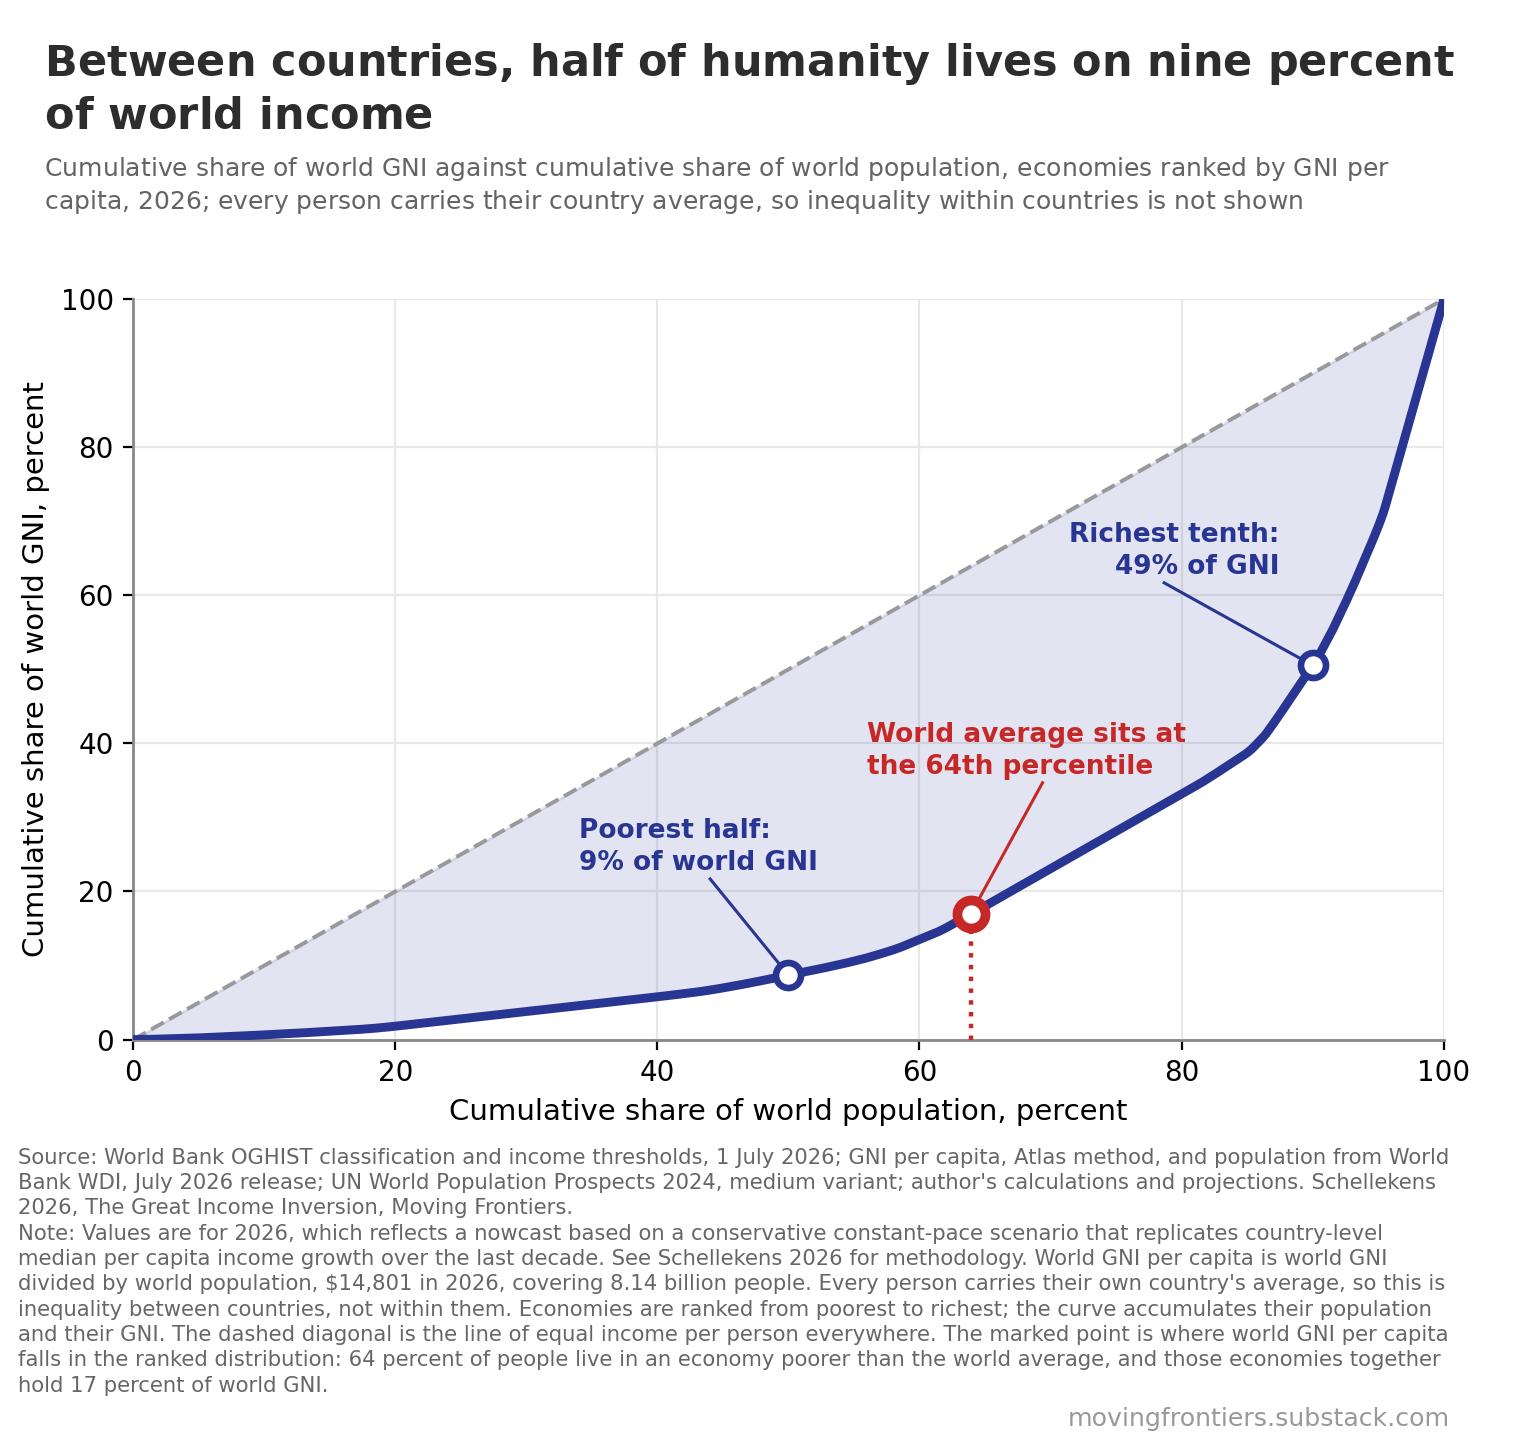

Reproduce this figure in Python.
"""Chart 3: concentration curve of world GNI across people.

Self-sufficient: the data this chart consumes are embedded below, frozen at the
July 2026 vintage. No external files, downloads or network access. Writes the png
of the same name. Run from any directory:  python3 chart-3-concentration-curve-build.py
Requires Python 3 with numpy, matplotlib and Pillow.
"""
# ------------------------------------------------------------------ provenance
# Embedded data, frozen 29 August 2026 from the chart csv of the replication
# bundle for "If the World Were a Country, It Would Be a Very Strange One"
# (https://movingfrontiers.substack.com/p/the-world-turns-rich-this-year).
# Upstream sources: World Bank OGHIST classification and income thresholds,
# release of 1 July 2026; World Bank WDI, GNI per capita, Atlas method
# (NY.GNP.PCAP.CD) and population (SP.POP.TOTL), July 2026 release; UN World
# Population Prospects 2024, medium variant.
# Values for 2026 onward are not raw source data: they are the author's
# nowcast and projection (conservative constant-pace scenario), carried from
# the projection workbook into the bundle csv and frozen here.
# Do not replace the embedded table with a live download or API call: the
# output is pinned to this vintage and must keep running offline.
# The shared helper functions and the caption texts are duplicated verbatim
# across the five chart scripts of this folder; the duplication is deliberate
# so each file stays single-file self-sufficient.
# The caption's world GNI per capita of $14,801 is derived upstream (world GNI
# over world population) and cannot be recomputed from the shares embedded
# here; the 8.14 billion population total can be, and is asserted below.
import os
import numpy as np
import matplotlib; matplotlib.use('Agg')
import matplotlib.pyplot as plt
from PIL import Image, ImageDraw, ImageFont

RED='#C62828'; AMBER='#F9A825'; AMBERTXT='#B8860B'; INDIGO='#283593'; INK='#141414'

SRC=("Source: World Bank OGHIST classification and income thresholds, 1 July 2026; GNI per capita, Atlas method, and population from "
"World Bank WDI, July 2026 release; UN World Population Prospects 2024, medium variant; author's calculations and projections. "
"Schellekens 2026, The Great Income Inversion, Moving Frontiers." + chr(10))
PROJ=("Note: Values are for 2026, which reflects a nowcast based on a conservative constant-pace scenario that replicates country-level "
"median per capita income growth over the last decade. See Schellekens 2026 for methodology. ")
CAVEAT=("World GNI per capita is world GNI divided by world population, $14,801 in 2026, covering 8.14 billion people. Every person "
"carries their own country's average, so this is inequality between countries, not within them. ")

def frame(figsize):
    plt.rcParams.update({'font.family':'DejaVu Sans','font.size':13,'axes.edgecolor':'#888',
     'axes.linewidth':1.0,'figure.facecolor':'white','xtick.labelsize':10,'ytick.labelsize':10})
    fig,ax=plt.subplots(figsize=figsize,dpi=200)
    ax.grid(axis='y',color='#E8E8E8',lw=0.8,zorder=0); ax.set_axisbelow(True)
    ax.spines['top'].set_visible(False); ax.spines['right'].set_visible(False)
    return fig,ax

# ---------------------------------------------------------------- shared helpers
def caption(fig, ax, cap, fs, url_on_last_line, gap_lines=2.0, use_xlabel=False):
    """Moving Frontiers caption block. The watermark either sits on the baseline of
    the last note line, or on its own line below it."""
    fig.canvas.draw(); r=fig.canvas.get_renderer()
    Wpx=fig.get_figwidth()*fig.dpi
    bots=[t.get_window_extent(r).y0 for t in ax.get_xticklabels() if t.get_text()]
    if use_xlabel and ax.xaxis.label.get_text():
        bots.append(ax.xaxis.label.get_window_extent(r).y0)
    xb=fig.transFigure.inverted().transform((0,min(bots)))[1]
    for lg in fig.legends:
        lb=lg.get_window_extent(r).transformed(fig.transFigure.inverted())
        if lb.y1<xb: xb=min(xb,lb.y0)
    LH=fs*1.2/(72*fig.get_figheight())
    pr=fig.text(0,0,'0',fontsize=fs); fig.canvas.draw()
    CW=pr.get_window_extent(fig.canvas.get_renderer()).width/Wpx; pr.remove()
    def w(t,size=fs):
        tt=fig.text(0,0,t,fontsize=size); fig.canvas.draw()
        v=tt.get_window_extent(fig.canvas.get_renderer()).width/Wpx; tt.remove(); return v
    URL='movingfrontiers.substack.com'; UFS=fs*1.2
    x0=0.012; right=1.0-70.0/Wpx
    full=right-x0
    lastmax=right-w(URL,UFS)-2.0*CW-x0 if url_on_last_line else full
    lines=[]
    for para in cap.split(chr(10)):
        cur=''
        for word in para.split():
            z=(cur+' '+word).strip()
            if w(z)<=full or not cur: cur=z
            else: lines.append(cur); cur=word
        lines.append(cur)
    if url_on_last_line:
        for _ in range(400):
            if w(lines[-1])>lastmax and ' ' in lines[-1]:
                h,_,t=lines[-1].rpartition(' '); lines[-1]=h; lines.append(t); continue
            if len(lines)>=2 and w(lines[-2])>lastmax and ' ' in lines[-2]:
                h,_,t=lines[-2].rpartition(' ')
                lines[-2]=h; lines[-1]=(t+' '+lines[-1]).strip(); continue
            break
        if len(lines)>=2:
            while ' ' in lines[-2]:
                h,_,t=lines[-2].rpartition(' ')
                cand=(t+' '+lines[-1]).strip()
                if w(cand)>lastmax: break
                if abs(w(cand)-w(h))>=abs(w(lines[-1])-w(lines[-2])): break
                lines[-2]=h; lines[-1]=cand
    top=xb-gap_lines*LH
    objs=[fig.text(x0,top-i*LH,ln,fontsize=fs,color='#666',va='top') for i,ln in enumerate(lines)]
    fig.canvas.draw(); r2=fig.canvas.get_renderer()
    lb=objs[-1].get_window_extent(r2).transformed(fig.transFigure.inverted())
    if url_on_last_line:
        fig.text(right,lb.y0,URL,ha='right',va='bottom',fontsize=UFS,color='#999')
        assert lb.y0>0.004,'caption runs off the canvas'
    else:
        fig.text(right,lb.y0-0.45*LH,URL,ha='right',va='top',fontsize=UFS,color='#999')
        assert lb.y0-0.45*LH>0.004,'caption runs off the canvas'
    print('  caption %d lines'%len(lines))

def title_band(path, title, sub, title_frac, sub_frac):
    """Composite the title and subtitle above the rendered figure with PIL, after
    cropping the figure to its ink, so a two-line title never squeezes the plot."""
    _ttf=os.path.join(matplotlib.get_data_path(),'fonts','ttf')
    FB=os.path.join(_ttf,'DejaVuSans-Bold.ttf')
    FR=os.path.join(_ttf,'DejaVuSans.ttf')
    if not os.path.isfile(FB): FB='/usr/share/fonts/truetype/dejavu/DejaVuSans-Bold.ttf'
    if not os.path.isfile(FR): FR='/usr/share/fonts/truetype/dejavu/DejaVuSans.ttf'
    assert os.path.isfile(FB) and os.path.isfile(FR), 'DejaVu Sans fonts not found in the matplotlib bundle or the system path'
    im=Image.open(path).convert('RGB')
    a=np.array(im.convert('L')); rr=np.where((a<250).sum(axis=1)>0)[0]
    im=im.crop((0,0,im.size[0],min(im.size[1],int(rr.max())+10)))
    W,H=im.size
    fs=int(W*title_frac); f1=ImageFont.truetype(FB,fs)
    fss=int(W*sub_frac);  f2=ImageFont.truetype(FR,fss)
    dd=ImageDraw.Draw(im); M=int(W*0.03); LIM=W-2*M
    def wrap(t,f):
        o=[];cur=''
        for x in t.split():
            z=(cur+' '+x).strip()
            if dd.textlength(z,font=f)<=LIM: cur=z
            else: o.append(cur); cur=x
        o.append(cur); return o
    tl=wrap(title,f1); sl=wrap(sub,f2)
    lh=int(fs*1.25); lhs=int(fss*1.35)
    bh=int(fs*0.85)+lh*len(tl)+int(fss*0.55)+lhs*len(sl)+int(fs*0.22)
    cv=Image.new('RGB',(W,H+bh),'white'); cv.paste(im,(0,bh))
    dr=ImageDraw.Draw(cv); y=int(fs*0.85)
    for ln in tl: dr.text((M,y),ln,font=f1,fill=(45,45,45)); y+=lh
    y+=int(fss*0.4)
    for ln in sl: dr.text((M,y),ln,font=f2,fill=(100,100,100)); y+=lhs
    cv.save(path,optimize=True)
    print('  wrote %s  %dx%d'%(path,cv.size[0],cv.size[1]))

# --------------------------------------------- embedded data (see provenance)
DATA=(  # (cum_pop_share_pct, cum_gni_share_pct, population_millions, at_or_below_world_average), csv row order = rank poorest to richest
(0.181,0.003,14.729,True),
(0.7346,0.0177,45.047,True),
(1.1466,0.0338,33.522,True),
(1.2166,0.0365,5.699,True),
(1.6669,0.0542,36.64,True),
(1.9469,0.0658,22.786,True),
(2.1965,0.0769,20.306,True),
(3.6276,0.1496,116.452,True),
(3.9818,0.1681,28.815,True),
(4.0923,0.1743,8.997,True),
(4.1643,0.1785,5.854,True),
(4.8191,0.2188,53.283,True),
(4.8545,0.2212,2.884,True),
(5.1195,0.2387,21.56,True),
(5.4218,0.2593,24.602,True),
(5.7405,0.284,25.932,True),
(5.7688,0.2862,2.298,True),
(6.4172,0.3373,52.761,True),
(8.1242,0.4725,138.902,True),
(8.3072,0.4875,14.89,True),
(8.584,0.5103,22.522,True),
(8.6134,0.5128,2.389,True),
(9.5051,0.5912,72.564,True),
(10.1833,0.6525,55.185,True),
(13.1627,0.9296,242.432,True),
(13.2706,0.9399,8.777,True),
(13.2882,0.9417,1.437,True),
(16.4749,1.2785,259.3,True),
(16.839,1.3192,29.629,True),
(17.0255,1.3401,15.17,True),
(17.2635,1.3694,19.367,True),
(17.4533,1.3933,15.442,True),
(17.8298,1.4415,30.641,True),
(17.8409,1.443,0.899,True),
(17.8514,1.4444,0.858,True),
(17.9994,1.4649,12.038,True),
(18.1343,1.4846,10.979,True),
(18.2323,1.4991,7.974,True),
(18.2994,1.5095,5.461,True),
(18.381,1.5222,6.638,True),
(19.1016,1.6353,58.636,True),
(19.5403,1.7155,35.698,True),
(19.7526,1.7565,17.274,True),
(20.2468,1.8532,40.215,True),
(20.6584,1.9337,33.494,True),
(20.793,1.9603,10.948,True),
(38.94,5.5622,1476.626,True),
(39.1619,5.6065,18.051,True),
(39.2491,5.6239,7.097,True),
(39.3406,5.6425,7.449,True),
(41.5259,6.0932,177.818,True),
(43.0019,6.4223,120.101,True),
(43.0697,6.4377,5.514,True),
(43.2071,6.4697,11.185,True),
(43.2796,6.4874,5.897,True),
(43.2952,6.4914,1.27,True),
(43.7588,6.6131,37.724,True),
(44.1107,6.706,28.634,True),
(44.1137,6.7069,0.245,True),
(44.1154,6.7073,0.138,True),
(44.1302,6.7115,1.199,True),
(44.2828,6.7564,12.415,True),
(44.3215,6.7679,3.153,True),
(44.7979,6.9111,38.762,True),
(44.8077,6.9141,0.802,True),
(44.8119,6.9155,0.343,True),
(44.9686,6.9649,12.749,True),
(46.1136,7.3291,93.168,True),
(46.3824,7.4163,21.867,True),
(46.3838,7.4167,0.114,True),
(47.8305,7.9124,117.724,True),
(49.0863,8.3617,102.177,True),
(52.6243,9.6442,287.887,True),
(52.7667,9.696,11.59,True),
(52.8452,9.726,6.391,True),
(53.4352,9.9557,48.007,True),
(53.4379,9.9567,0.221,True),
(53.9238,10.1496,39.536,True),
(54.5141,10.3866,48.028,True),
(54.5384,10.3964,1.984,True),
(54.545,10.3991,0.53,True),
(54.5529,10.4024,0.645,True),
(55.3573,10.7474,65.453,True),
(55.4523,10.7886,7.737,True),
(55.4639,10.7936,0.937,True),
(55.5082,10.8136,3.609,True),
(55.7413,10.9196,18.968,True),
(55.8285,10.9602,7.095,True),
(56.0552,11.0675,18.445,True),
(56.0565,11.0682,0.103,True),
(56.1491,11.1141,7.54,True),
(56.1811,11.1306,2.603,True),
(56.3078,11.1966,10.303,True),
(56.313,11.1994,0.429,True),
(57.1925,11.6664,71.56,True),
(57.8553,12.035,53.936,True),
(57.8901,12.0545,2.833,True),
(57.9227,12.0727,2.647,True),
(57.942,12.0838,1.57,True),
(57.9706,12.1008,2.333,True),
(58.3998,12.3589,34.922,True),
(58.4482,12.3909,3.934,True),
(58.5591,12.4645,9.025,True),
(58.5967,12.4895,3.064,True),
(58.619,12.5047,1.811,True),
(58.6191,12.5048,0.009,True),
(58.6195,12.5051,0.035,True),
(58.6578,12.5327,3.114,True),
(61.2824,14.4566,213.563,True),
(61.4251,14.5644,11.61,True),
(61.4259,14.565,0.066,True),
(61.4273,14.5662,0.117,True),
(61.8745,14.9491,36.385,True),
(61.8757,14.9501,0.099,True),
(61.9043,14.9756,2.332,True),
(61.9109,14.9817,0.532,True),
(61.9131,14.9838,0.18,True),
(63.5476,16.5725,132.998,True),
(63.8067,16.8261,21.084,True),
(63.8219,16.8412,1.241,True),
(63.9018,16.9205,6.503,True),
(81.1493,34.3336,1403.424,False),
(81.1569,34.3415,0.617,False),
(81.7222,34.936,46.004,False),
(82.7805,36.1272,86.114,False),
(84.5369,38.1568,142.912,False),
(84.782,38.4449,19.946,False),
(84.7988,38.4663,1.37,False),
(84.8624,38.5473,5.175,False),
(84.9409,38.6483,6.388,False),
(84.9978,38.7254,4.626,False),
(85.0675,38.8206,5.671,False),
(85.069,38.8227,0.125,False),
(85.0692,38.823,0.018,False),
(85.3016,39.1628,18.912,False),
(85.3018,39.163,0.012,False),
(85.3037,39.166,0.156,False),
(85.3072,39.1717,0.283,False),
(85.4235,39.3697,9.468,False),
(85.4651,39.4405,3.383,False),
(85.4663,39.4425,0.095,False),
(85.4669,39.4435,0.047,False),
(85.4894,39.4831,1.83,False),
(85.6168,39.7076,10.37,False),
(85.6641,39.7945,3.85,False),
(86.1084,40.6155,36.151,False),
(86.1746,40.7383,5.391,False),
(86.1781,40.7449,0.283,False),
(86.2171,40.8194,3.172,False),
(86.2372,40.8589,1.632,False),
(86.2475,40.88,0.841,False),
(86.3801,41.1585,10.788,False),
(86.4152,41.236,2.855,False),
(86.4318,41.2739,1.353,False),
(86.5646,41.5867,10.803,False),
(86.5703,41.6004,0.47,False),
(87.0326,42.7478,37.615,False),
(87.0339,42.7511,0.109,False),
(87.0601,42.8168,2.128,False),
(87.0771,42.8595,1.382,False),
(87.6831,44.4191,49.315,False),
(87.6881,44.4321,0.405,False),
(89.1959,48.3863,122.69,False),
(89.8303,50.0595,51.618,False),
(89.8308,50.061,0.047,False),
(89.8314,50.0625,0.044,False),
(90.5527,52.1388,58.696,False),
(90.6135,52.3168,4.94,False),
(90.6206,52.3379,0.584,False),
(90.6865,52.548,5.361,False),
(91.5323,55.3731,68.819,False),
(91.6766,55.8992,11.745,False),
(92.5352,59.1031,69.867,False),
(92.6046,59.3654,5.645,False),
(93.1208,61.3894,42.006,False),
(93.2469,61.8891,10.262,False),
(94.2678,66.1165,83.063,False),
(94.3808,66.5864,9.202,False),
(94.5278,67.197,11.958,False),
(94.6586,67.7606,10.641,False),
(94.7505,68.1663,7.481,False),
(95.0931,69.69,27.873,False),
(95.3166,70.7452,18.188,False),
(95.325,70.7873,0.687,False),
(95.3257,70.7907,0.055,False),
(95.3629,70.9799,3.027,False),
(95.437,71.3737,6.03,False),
(95.5126,71.8055,6.148,False),
(95.5135,71.8112,0.077,False),
(95.5146,71.8173,0.084,False),
(95.5826,72.2338,5.535,False),
(99.8042,98.5961,343.517,False),
(99.8091,98.6276,0.396,False),
(99.8176,98.6838,0.694,False),
(99.887,99.1452,5.641,False),
(99.9992,99.9923,9.133,False),
(100.0,100.0,0.064,False),
)
cw=np.array([0.0]+[t[0] for t in DATA])
cg=np.array([0.0]+[t[1] for t in DATA])
pop=np.array([t[2] for t in DATA])
below=np.array([t[3] for t in DATA])
P=100*pop[below].sum()/pop.sum()
assert round(float(P))==64, 'caption: "64 percent of people live in an economy poorer than the world average"'
assert round(float(np.interp(P,cw,cg)))==17, 'caption: "those economies together hold 17 percent of world GNI"'
assert round(float(np.interp(50,cw,cg)))==9, 'title: "half of humanity lives on nine percent of world income"'
assert round(float(pop.sum())/1000,2)==8.14, 'caption: "covering 8.14 billion people"'
fig,ax=frame((7.6,6.4))
fig.tight_layout(rect=[0.02,0.300,0.99,0.985])
ax.plot([0,100],[0,100],ls='--',lw=1.4,color='#999',zorder=2)
ax.fill_between(cw,cg,cw,color=INDIGO,alpha=0.13,zorder=1)
ax.plot(cw,cg,color=INDIGO,lw=3.2,zorder=5,solid_capstyle='round')
ax.plot([P,P],[0,np.interp(P,cw,cg)],ls=':',lw=1.6,color=RED,zorder=4)
ax.plot([P],[np.interp(P,cw,cg)],'o',mfc='white',mec=RED,mew=2.6,ms=11,zorder=9,clip_on=False)
def note(mx,my,lx,ly,txt,col,ha):
    ax.plot([mx],[my],'o',mfc='white',mec=col,mew=2.4,ms=9,zorder=9)
    t=ax.text(lx,ly,txt,fontsize=9.5,fontweight='bold',color=col,ha=ha,va='center',linespacing=1.3,zorder=10)
    fig.canvas.draw()
    bb=t.get_window_extent(fig.canvas.get_renderer()); inv=ax.transData.inverted()
    (x0,y0)=inv.transform((bb.x0,bb.y0)); (x1,y1)=inv.transform((bb.x1,bb.y1))
    ax.plot([mx,(x0+x1)/2],[my,(y0 if my<(y0+y1)/2 else y1)],color=col,lw=1.1,zorder=8)
note(50,np.interp(50,cw,cg),34,26,'Poorest half:'+chr(10)+'%.0f%% of world GNI'%np.interp(50,cw,cg),INDIGO,'left')
note(P,np.interp(P,cw,cg),56,39,'World average sits at'+chr(10)+'the %.0fth percentile'%P,RED,'left')
note(90,np.interp(90,cw,cg),87.5,66,'Richest tenth:'+chr(10)+'%.0f%% of GNI'%(100-np.interp(90,cw,cg)),INDIGO,'right')
ax.set_xlim(0,100); ax.set_ylim(0,100)
ax.set_xticks(range(0,101,20)); ax.set_yticks(range(0,101,20))
ax.set_xlabel('Cumulative share of world population, percent',fontsize=10.5)
ax.set_ylabel('Cumulative share of world GNI, percent',fontsize=10.5)
ax.grid(axis='x',color='#E8E8E8',lw=0.8,zorder=0)
caption(fig,ax,SRC+PROJ+CAVEAT+("Economies are ranked from poorest to richest; the curve accumulates their population and "
 "their GNI. The dashed diagonal is the line of equal income per person everywhere. The marked point is where world GNI per capita "
 "falls in the ranked distribution: 64 percent of people live in an economy poorer than the world average, and those economies "
 "together hold 17 percent of world GNI."),7.6,url_on_last_line=False,gap_lines=0.85,use_xlabel=True)
fig.savefig('chart-3-concentration-curve.png',dpi=200); plt.close(fig)
title_band('chart-3-concentration-curve.png','Between countries, half of humanity lives on nine percent of world income',
 'Cumulative share of world GNI against cumulative share of world population, economies ranked by GNI per '
 'capita, 2026; every person carries their country average, so inequality within countries is not shown',0.0285,0.0168)
